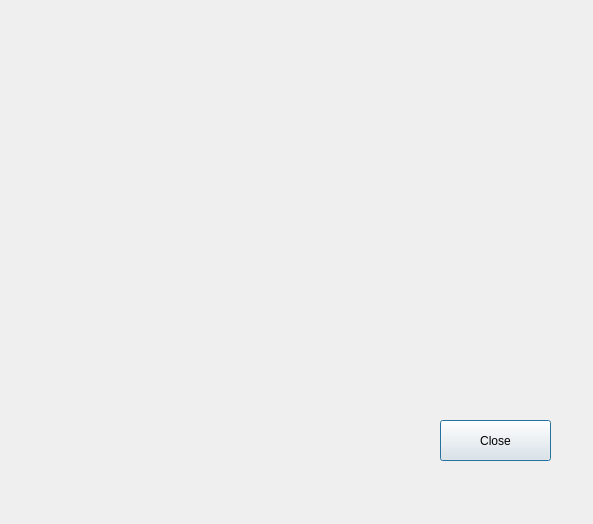
<?xml version="1.0" encoding="UTF-8"?>
<ui version="4.0">
 <class>showAccounts</class>
 <widget class="QDialog" name="showAccounts">
  <property name="geometry">
   <rect>
    <x>0</x>
    <y>0</y>
    <width>593</width>
    <height>524</height>
   </rect>
  </property>
  <property name="windowTitle">
   <string>Accounts Balance</string>
  </property>
  <widget class="QPushButton" name="closeBtn">
   <property name="geometry">
    <rect>
     <x>440</x>
     <y>420</y>
     <width>111</width>
     <height>41</height>
    </rect>
   </property>
   <property name="text">
    <string>Close</string>
   </property>
  </widget>
 </widget>
 <resources/>
 <connections/>
</ui>
